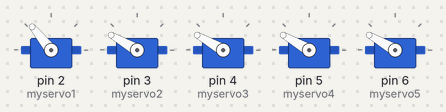
A sketch run on a simulated Arduino Uno, built with avr-gcc and run on an emulated ATmega328P. Parts: 5 × servo.

Above: at 2.05 s.
At 3.65 s:
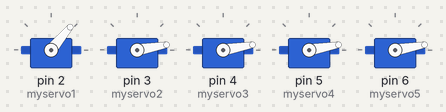
At 5.25 s:
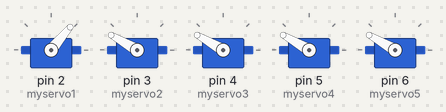
At 6.05 s:
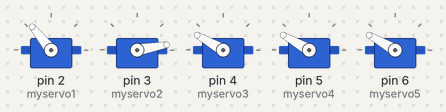
At 6.85 s:
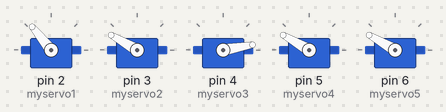
At 8.5 s:
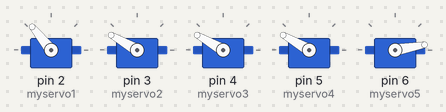
Timing chart, 0 to 11.8 s (numbered marks = the images above):
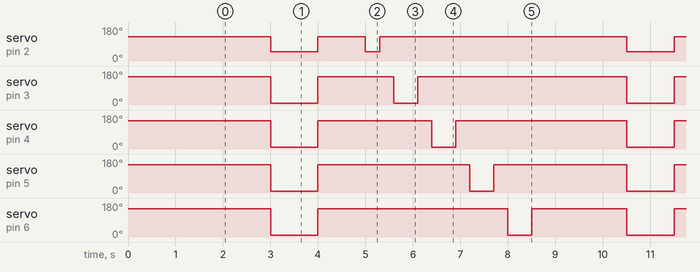

The sketch:

Controlador_servo.ino.ino
```cpp
#include <Servo.h>

Servo myservo1; // Crea el objeto servo para el pulgar
Servo myservo2; // Crea el objeto servo para el índice
Servo myservo3; // Crea el objeto servo para el medio
Servo myservo4; // Crea el objeto servo para el anular
Servo myservo5; // Crea el objeto servo para el meñique
//Servo myservo6; // Crea el objeto servo para la muñeca

void setup()
{
    Serial.begin(9600);  //Inicia la comunicacion seria a 9600 baudios
    myservo1.attach(2);  // Conecta el servo del pulgar al pin 2
    myservo2.attach(3);  // Conecta el servo del indice al pin 3
    myservo3.attach(4);  // Conecta el servo del medio al pin 4
    myservo4.attach(5);  // Conecta el servo del anular al pin 5
    myservo5.attach(6);  // Conecta el servo del meñique al pin 6
   // myservo6.attach(7);  // Conecta el servo de la muñeca al pin 7

    myservo1.write(129);       // Posicion del pulgar
    myservo2.write(150);       // Pocicion del indice
    myservo3.write(150);       // Pocicon del medio
    myservo4.write(150);       // Pocion del anular
    myservo5.write(150);       // Pocion del meñique
    //myservo6.write(150);       // Pocion de la muñeca
    delay(2000);               // Espera dos segundos para estabilizar
}

void loop()
{
  myservo1.write(129);
    myservo2.write(150);
    myservo3.write(150);
    myservo4.write(150);
    myservo5.write(150);
    // myservo6.write(100); // Si quieres usarlo, descomenta
    delay(1000);

    myservo1.write(50);
    myservo2.write(10);
    myservo3.write(10);
    myservo4.write(10);
    myservo5.write(10);
    // myservo6.write(50); // Si quieres usarlo, descomenta
    delay(1000);

    myservo1.write(129);
    myservo2.write(150);
    myservo3.write(150);
    myservo4.write(150);
    myservo5.write(150);
    // myservo6.write(100); // Si quieres usarlo, descomenta
    delay(1000);

    myservo1.write(50);
    delay(300);
    myservo1.write(129);
    delay(300);

    myservo2.write(10);
    delay(500);
    myservo2.write(150);
    delay(300);

    myservo3.write(10);
    delay(500);
    myservo3.write(150);
    delay(300);

    myservo4.write(10);
    delay(500);
    myservo4.write(150);
    delay(300);

    myservo5.write(10);
    delay(500);
    myservo5.write(150);
    delay(300);

    //myservo6.write(150);
    //delay(700);
    //myservo1.write(100);
    delay(700);
}
```

Measured:
- by itself, servo on pin 2 (myservo1): repeats every 7.5 s: 129° 1.0 s, 50° 0.30 s, 129° 5.2 s, 50° 1.0 s
- by itself, servo on pin 3 (myservo2): repeats every 7.5 s: 150° 1.6 s, 10° 0.50 s, 150° 4.4 s, 10° 1.0 s
- by itself, servo on pin 4 (myservo3): repeats every 7.5 s: 150° 2.4 s, 10° 0.50 s, 150° 3.6 s, 10° 1.0 s
- by itself, servo on pin 5 (myservo4): repeats every 7.5 s: 150° 3.2 s, 10° 0.50 s, 150° 2.8 s, 10° 1.0 s
- by itself, servo on pin 6 (myservo5): repeats every 7.5 s: 150° 4.0 s, 10° 0.50 s, 150° 2.0 s, 10° 1.0 s
